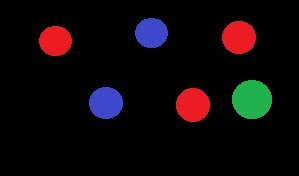
#> input picture extract_color/input.jpg, 299 x 176 px
$ python convert2sketch.py ../extract_color/input.jpg
#> lines starting #> are read from the running program, lines starting #| are printed output that depends on the picture
import os
import sys
import cv2


def dodgeV2(x, y):
    return cv2.divide(x, 255 - y, scale=256)


if len(sys.argv) > 1:
    if os.path.exists(sys.argv[1]):
        img_rgb = cv2.imread(sys.argv[1])
#> img_rgb is the input picture: shape (176, 299, 3); mean B, G, R 10.3, 8, 14.6
        img_gray = cv2.cvtColor(img_rgb, cv2.COLOR_BGR2GRAY)
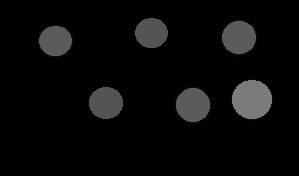
#> img_gray: shape (176, 299); min 0, max 130, mean 10.3
        img_gray_inv = cv2.bitwise_not(img_gray)
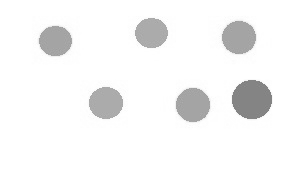
#> img_gray_inv: shape (176, 299); min 125, max 255, mean 244.7
        img_blur = cv2.GaussianBlur(img_gray_inv,
                                    ksize=(21, 21), sigmaX=0, sigmaY=0)
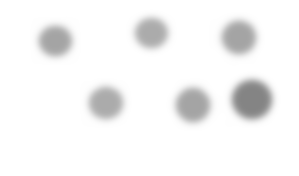
#> img_blur: shape (176, 299); min 132, max 255, mean 244.8
        final_img = dodgeV2(img_gray, img_blur)
#> in dodgeV2, `return cv2.divide(x, 255 - y, scale=256)`:
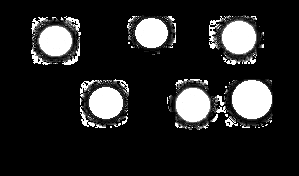
#> returned value: shape (176, 299); min 0, max 255, mean 37.3
        cv2.imwrite("converted_pencil_sketch.jpg", final_img)

else:
    print("Please add a image as a argument")
